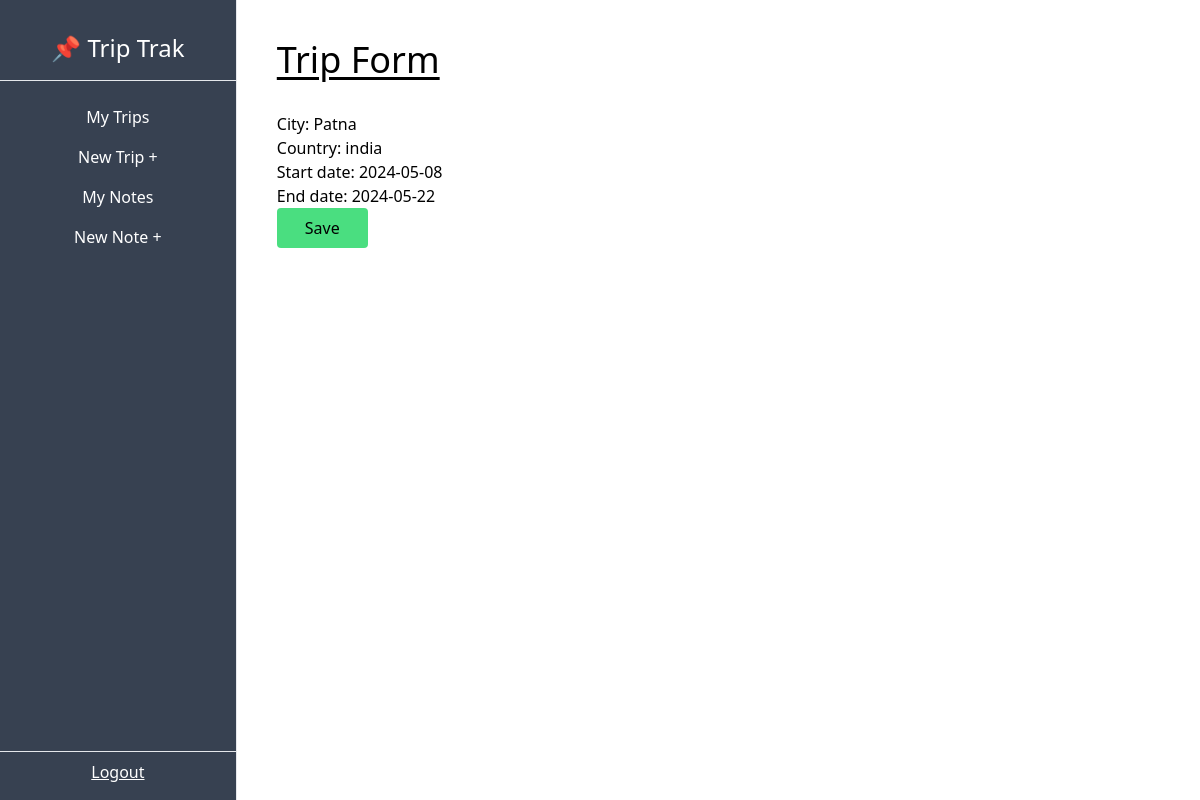
Screenshot of /dashboard/trip/1/update/ with the database file from the repository.
### TripsPlan/models.py (models this page shows, shortened)
class Trip(models.Model):
    city=models.CharField(max_length=50)
    country=models.CharField(max_length=100)
    start_date=models.DateField(blank=True,null=True)
    end_date = models.DateField(blank=True, null=True)
    owner = models.ForeignKey(User, on_delete=models.CASCADE, related_name="trips")

### TripsPlan/views.py (the view)
# urls.py: path('dashboard/trip/<int:pk>/update/',TripUpdateView.as_view(),name="trip-update"),
class TripUpdateView(UpdateView):
    model=Trip
    success_url = reverse_lazy('trips-list')
    fields=["city","country","start_date","end_date"]

### TripsPlan/templates/TripsPlan/trip_form.html (shortened to what this page needs)
{% extends 'TripsPlan/_base.html' %}
{% load tailwind_filters %}
{% block content %}
<h1 class="text-4xl underline underline-offset-4 mb-8">Trip Form</h1>
<form action="" method="POST">
    {{form|crispy}}
    <input class="bg-green-400 px-7 py-2 rounded hover:cursor-pointer hover:bg-green-300" type="submit" value="Save">
</form>
{% endblock content %}

### rows the page displays
Trip: city "Patna", country "india", start_date "2024-05-08", end_date "2024-05-22"
